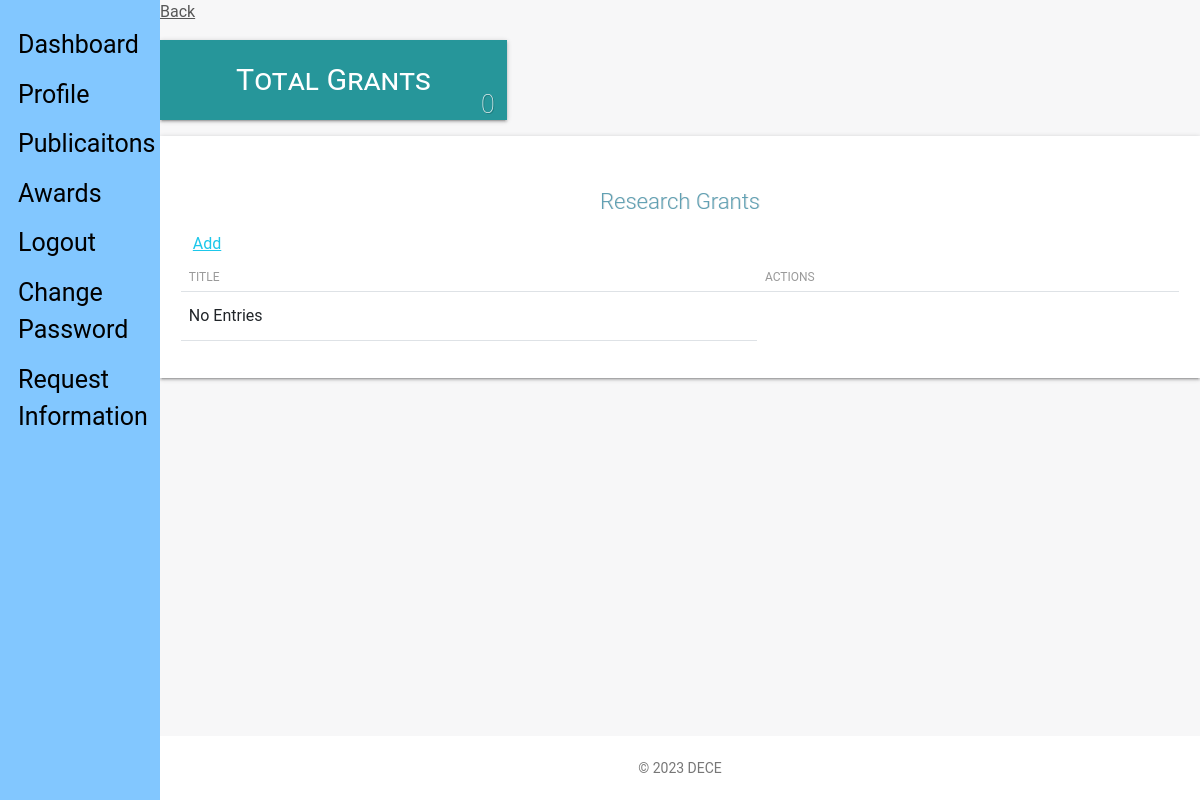
The app's page /staff_view/grants/ (signed in), older data.
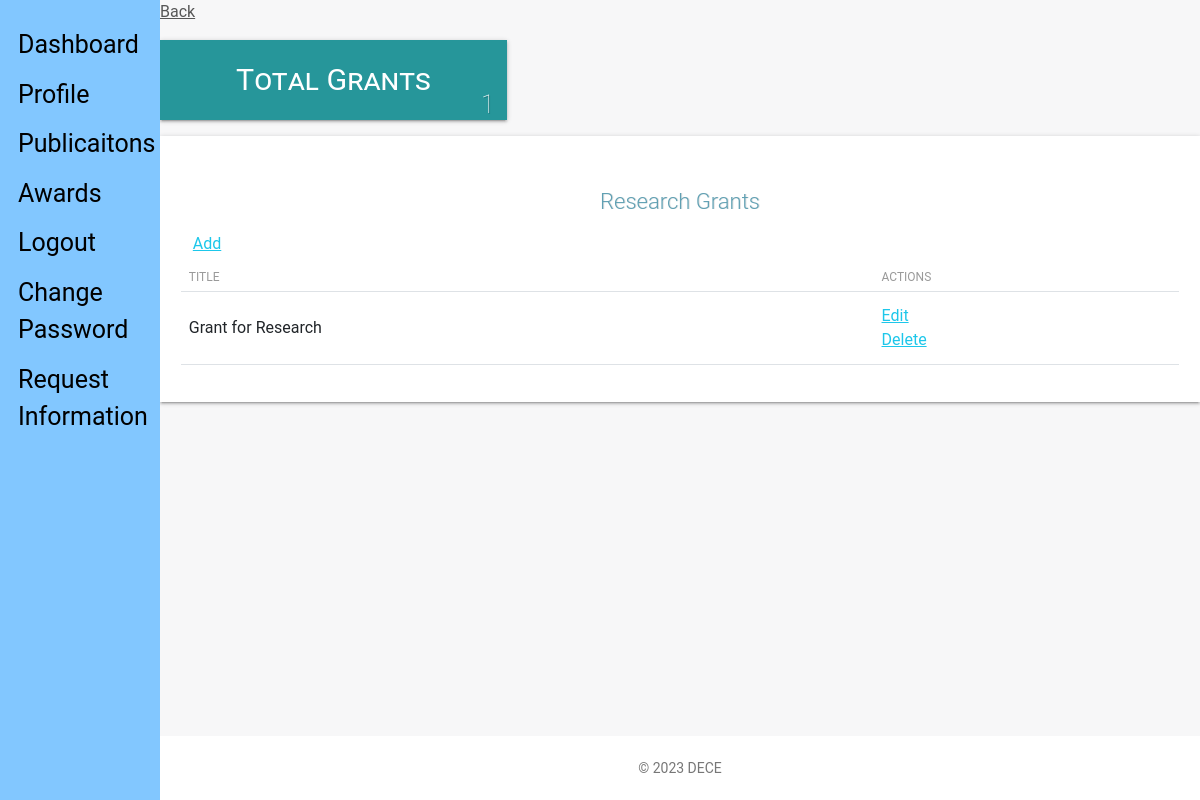
The same page, newer data.
### staff_app/models.py (models this page shows, shortened)
class Grants(models.Model):
    user = models.ForeignKey(CustomUser, on_delete=models.CASCADE, default=1)
    title = models.CharField(max_length=100, verbose_name=_(
        'Title'), null=True, blank=False)  # Title of the grant
    updated = models.DateTimeField(auto_now=True, auto_now_add=False)
    created = models.DateTimeField(auto_now=False, auto_now_add=True)
    class Meta:
        verbose_name = _('Grant')  # Singular name of the model
        verbose_name_plural = _('Grants')  # Plural name of the model
        ordering = ['-created']

### staff_app/views.py (the view)
# urls.py: path('grants/', views.grants_view, name="grants"),
def grants_view(request):
    if not request.user.is_authenticated:
        return redirect('hris:home')
    grants = Grants.objects.filter(user_id=request.user.id)
    context = {
        "object": grants
    }
    return render(request, "staff/staff_grants.html", context)

### templates/staff/staff_grants.html (shortened to what this page needs)
{% extends 'base.html' %}
{% load static %}
{% load humanize %}
{% block content %}
<link type="text/CSS" href="{% static 'css/light-bootstrap-dashboard.css' %}" rel="stylesheet"/>
<section class="row">
    <section class="col col-lg-12">
        <span><a href="{{request.META.HTTP_REFERER|escape}}" style="color:#565656;">Back</a></span>
    </section>
</section>
    <section class="row margin-bottom">
        <div class="container-fluid">
        <section class="col-lg-4 col-md-4 col-sm-12">
            <div class="employee-box sec-box">
                <a href="">
                <span>Total Grants</span>
                </a>
                {% if object %}
                    <span class="count-object">{{ object.count }}</span>
                {% else %}
                    <span class="count-object">0</span>
                {% endif %}
            </div>
        </section>
    </section>
    <div class="table-responsive table-shadow">
        <div class="text-center table-description">
            <h4 class="title-h3" style="color: #60a0b3 !important;
            text-shadow: 1px 0px rgba(0,0,0,0.11)"> Research Grants</h4>
        </div>
        <div class="container-fluid">
            <div class="row">
                 <div class="download-print-action">
                    <a href="{% url 'staff:grant-add' %}">Add</a>
                </div>
            </div>
        </div>
        <table class="table">
            <thead>
                <tr>
                  <th scope="col">Title</th>
                  <th scope="col">Actions</th>
                </tr>
            </thead>
            <tbody>
                {% if not object %}
                    <tr>
                    <td>No Entries</td>
                    </tr>
                {% else %}
                    {% for obj in object %}
                    <tr>
                        <td>{{obj.title}}</td>
                        <td><a href="{% url 'staff:grant-edit' obj.id %}">Edit</a><br>
                            <a href="{% url 'staff:grant-delete' obj.id %}">Delete</a>
                        </td>
                    </tr>
                    {% endfor %}
                {% endif %}
            </tbody>
        </table>
    </div>
{% endblock content %}

Row changes from the older to the newer data that the page shows:
added Grants: title "Grant for Research"
Text that changed along with them:
{{ object.count }}: (not shown) → "1"
text no longer shown: "0 No Entries"
